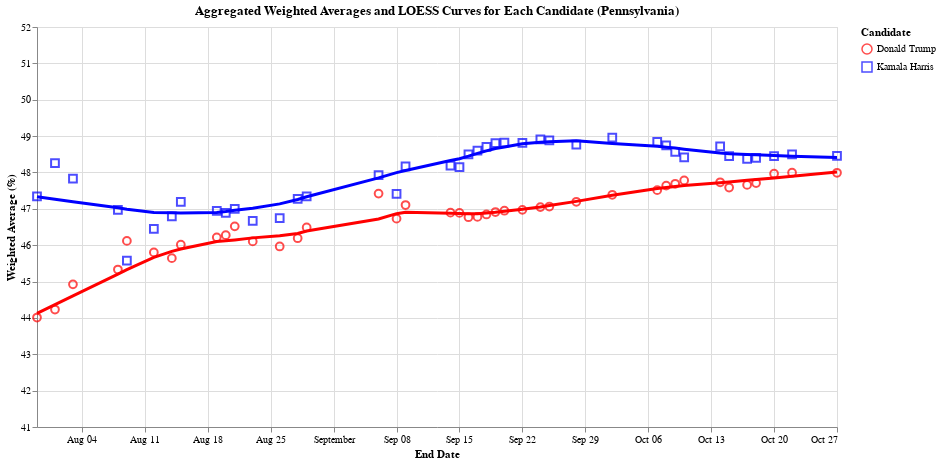

Notebook code for this chart:
### Code cell
import altair as alt

# Aggregating the average for groupby 'end_date' and 'candidate_name'
df_aggregated = df_weighted_averages.groupby(['end_date', 'candidate_name']).agg({
    'weighted_average_pct': 'mean'
}).reset_index().sort_values(by='end_date',ascending=False)
print('Pennsylvania')
print(df_aggregated.head(10))
# Define the custom color scale for the candidates
color_scale = alt.Scale(domain=['Kamala Harris', 'Donald Trump'], range=['blue', 'red'])

# Scatter plot with distinct shapes for each candidate
scatter = alt.Chart(df_aggregated).mark_point(size=60).encode(
    x=alt.X('end_date:T', title='End Date'),
    y=alt.Y('weighted_average_pct:Q', title='Weighted Average (%)', scale=alt.Scale(domain=[41, 52])),  # Restricted vertical axis
    color=alt.Color('candidate_name:N', scale=color_scale, title='Candidate'),  # Custom color scale for candidates
    shape=alt.Shape('candidate_name:N', title='Candidate'),  # Different shapes for each candidate
    tooltip=[alt.Tooltip('end_date:T', title='Date'), alt.Tooltip('candidate_name:N', title='Candidate'), alt.Tooltip('weighted_average_pct:Q', title='Weighted Average (%)')]
).properties(
    width=800,
    height=400
)

# LOESS smoothing for each candidate, applied to the aggregated data
loess = alt.Chart(df_aggregated).transform_loess(
    'end_date', 'weighted_average_pct', groupby=['candidate_name']
).mark_line(size=3).encode(
    x='end_date:T',
    y=alt.Y('weighted_average_pct:Q', title='Weighted Average (%)'),
    color=alt.Color('candidate_name:N', scale=color_scale, title='Candidate'),  # Custom color scale for candidates
    tooltip=[alt.Tooltip('candidate_name:N', title='Candidate'), alt.Tooltip('end_date:T', title='Date'), alt.Tooltip('weighted_average_pct:Q', title='Smoothed Average (%)')]
)

# Layer scatter plot and LOESS smoothing
final_chart = alt.layer(scatter, loess).properties(
    title="Aggregated Weighted Averages and LOESS Curves for Each Candidate (Pennsylvania)"
)

# Display the final chart
final_chart.display()

### Figure 1 — Vega-Lite specification as saved in the notebook (floating-point values rounded to 4 significant figures)
{"config": {"view": {"continuousWidth": 300, "continuousHeight": 300}}, "layer": [{"mark": {"type": "point", "size": 60}, "encoding": {"color": {"field": "candidate_name", "scale": {"domain": ["Kamala Harris", "Donald Trump"], "range": ["blue", "red"]}, "title": "Candidate", "type": "nominal"}, "shape": {"field": "candidate_name", "title": "Candidate", "type": "nominal"}, "tooltip": [{"field": "end_date", "title": "Date", "type": "temporal"}, {"field": "candidate_name", "title": "Candidate", "type": "nominal"}, {"field": "weighted_average_pct", "title": "Weighted Average (%)", "type": "quantitative"}], "x": {"field": "end_date", "title": "End Date", "type": "temporal"}, "y": {"field": "weighted_average_pct", "scale": {"domain": [41, 52]}, "title": "Weighted Average (%)", "type": "quantitative"}}}, {"mark": {"type": "line", "size": 3}, "encoding": {"color": {"field": "candidate_name", "scale": {"domain": ["Kamala Harris", "Donald Trump"], "range": ["blue", "red"]}, "title": "Candidate", "type": "nominal"}, "tooltip": [{"field": "candidate_name", "title": "Candidate", "type": "nominal"}, {"field": "end_date", "title": "Date", "type": "temporal"}, {"field": "weighted_average_pct", "title": "Smoothed Average (%)", "type": "quantitative"}], "x": {"field": "end_date", "type": "temporal"}, "y": {"field": "weighted_average_pct", "title": "Weighted Average (%)", "type": "quantitative"}}, "transform": [{"loess": "weighted_average_pct", "on": "end_date", "groupby": ["candidate_name"]}]}], "data": {"name": "data-a45ba1ce60f54f577bb845ae017ed8d3"}, "height": 400, "title": "Aggregated Weighted Averages and LOESS Curves for Each Candidate (Pennsylvania)", "width": 800, "$schema": "https://vega.github.io/schema/vega-lite/v5.20.1.json", "datasets": {"data-a45ba1ce60f54f577bb845ae017ed8d3": [{"end_date": "2024-10-27T00:00:00", "candidate_name": "Kamala Harris", "weighted_average_pct": 48.45}, {"end_date": "2024-10-27T00:00:00", "candidate_name": "Donald Trump", "weighted_average_pct": 47.99}, {"end_date": "2024-10-22T00:00:00", "candidate_name": "Kamala Harris", "weighted_average_pct": 48.5}, {"end_date": "2024-10-22T00:00:00", "candidate_name": "Donald Trump", "weighted_average_pct": 47.99}, {"end_date": "2024-10-20T00:00:00", "candidate_name": "Kamala Harris", "weighted_average_pct": 48.45}, {"end_date": "2024-10-20T00:00:00", "candidate_name": "Donald Trump", "weighted_average_pct": 47.97}, {"end_date": "2024-10-18T00:00:00", "candidate_name": "Kamala Harris", "weighted_average_pct": 48.4}, {"end_date": "2024-10-18T00:00:00", "candidate_name": "Donald Trump", "weighted_average_pct": 47.71}, {"end_date": "2024-10-17T00:00:00", "candidate_name": "Kamala Harris", "weighted_average_pct": 48.37}, {"end_date": "2024-10-17T00:00:00", "candidate_name": "Donald Trump", "weighted_average_pct": 47.66}, {"end_date": "2024-10-15T00:00:00", "candidate_name": "Kamala Harris", "weighted_average_pct": 48.45}, {"end_date": "2024-10-15T00:00:00", "candidate_name": "Donald Trump", "weighted_average_pct": 47.59}, {"end_date": "2024-10-14T00:00:00", "candidate_name": "Kamala Harris", "weighted_average_pct": 48.72}, {"end_date": "2024-10-14T00:00:00", "candidate_name": "Donald Trump", "weighted_average_pct": 47.73}, {"end_date": "2024-10-10T00:00:00", "candidate_name": "Kamala Harris", "weighted_average_pct": 48.42}, {"end_date": "2024-10-10T00:00:00", "candidate_name": "Donald Trump", "weighted_average_pct": 47.78}, {"end_date": "2024-10-09T00:00:00", "candidate_name": "Kamala Harris", "weighted_average_pct": 48.56}, {"end_date": "2024-10-09T00:00:00", "candidate_name": "Donald Trump", "weighted_average_pct": 47.69}, {"end_date": "2024-10-08T00:00:00", "candidate_name": "Kamala Harris", "weighted_average_pct": 48.74}, {"end_date": "2024-10-08T00:00:00", "candidate_name": "Donald Trump", "weighted_average_pct": 47.64}, {"end_date": "2024-10-07T00:00:00", "candidate_name": "Donald Trump", "weighted_average_pct": 47.51}, {"end_date": "2024-10-07T00:00:00", "candidate_name": "Kamala Harris", "weighted_average_pct": 48.84}, {"end_date": "2024-10-02T00:00:00", "candidate_name": "Kamala Harris", "weighted_average_pct": 48.96}, {"end_date": "2024-10-02T00:00:00", "candidate_name": "Donald Trump", "weighted_average_pct": 47.39}, {"end_date": "2024-09-28T00:00:00", "candidate_name": "Kamala Harris", "weighted_average_pct": 48.77}, {"end_date": "2024-09-28T00:00:00", "candidate_name": "Donald Trump", "weighted_average_pct": 47.19}, {"end_date": "2024-09-25T00:00:00", "candidate_name": "Kamala Harris", "weighted_average_pct": 48.88}, {"end_date": "2024-09-25T00:00:00", "candidate_name": "Donald Trump", "weighted_average_pct": 47.06}, {"end_date": "2024-09-24T00:00:00", "candidate_name": "Kamala Harris", "weighted_average_pct": 48.91}, {"end_date": "2024-09-24T00:00:00", "candidate_name": "Donald Trump", "weighted_average_pct": 47.05}, {"end_date": "2024-09-22T00:00:00", "candidate_name": "Donald Trump", "weighted_average_pct": 46.97}, {"end_date": "2024-09-22T00:00:00", "candidate_name": "Kamala Harris", "weighted_average_pct": 48.82}, {"end_date": "2024-09-20T00:00:00", "candidate_name": "Kamala Harris", "weighted_average_pct": 48.82}, {"end_date": "2024-09-20T00:00:00", "candidate_name": "Donald Trump", "weighted_average_pct": 46.95}, {"end_date": "2024-09-19T00:00:00", "candidate_name": "Kamala Harris", "weighted_average_pct": 48.8}, {"end_date": "2024-09-19T00:00:00", "candidate_name": "Donald Trump", "weighted_average_pct": 46.91}, {"end_date": "2024-09-18T00:00:00", "candidate_name": "Kamala Harris", "weighted_average_pct": 48.71}, {"end_date": "2024-09-18T00:00:00", "candidate_name": "Donald Trump", "weighted_average_pct": 46.84}, {"end_date": "2024-09-17T00:00:00", "candidate_name": "Donald Trump", "weighted_average_pct": 46.78}, {"end_date": "2024-09-17T00:00:00", "candidate_name": "Kamala Harris", "weighted_average_pct": 48.6}, {"end_date": "2024-09-16T00:00:00", "candidate_name": "Donald Trump", "weighted_average_pct": 46.77}, {"end_date": "2024-09-16T00:00:00", "candidate_name": "Kamala Harris", "weighted_average_pct": 48.5}, {"end_date": "2024-09-15T00:00:00", "candidate_name": "Kamala Harris", "weighted_average_pct": 48.15}, {"end_date": "2024-09-15T00:00:00", "candidate_name": "Donald Trump", "weighted_average_pct": 46.89}, {"end_date": "2024-09-14T00:00:00", "candidate_name": "Kamala Harris", "weighted_average_pct": 48.19}, {"end_date": "2024-09-14T00:00:00", "candidate_name": "Donald Trump", "weighted_average_pct": 46.89}, {"end_date": "2024-09-09T00:00:00", "candidate_name": "Kamala Harris", "weighted_average_pct": 48.16}, {"end_date": "2024-09-09T00:00:00", "candidate_name": "Donald Trump", "weighted_average_pct": 47.1}, {"end_date": "2024-09-08T00:00:00", "candidate_name": "Kamala Harris", "weighted_average_pct": 47.41}, {"end_date": "2024-09-08T00:00:00", "candidate_name": "Donald Trump", "weighted_average_pct": 46.73}, {"end_date": "2024-09-06T00:00:00", "candidate_name": "Donald Trump", "weighted_average_pct": 47.42}, {"end_date": "2024-09-06T00:00:00", "candidate_name": "Kamala Harris", "weighted_average_pct": 47.93}, {"end_date": "2024-08-29T00:00:00", "candidate_name": "Donald Trump", "weighted_average_pct": 46.49}, {"end_date": "2024-08-29T00:00:00", "candidate_name": "Kamala Harris", "weighted_average_pct": 47.34}, {"end_date": "2024-08-28T00:00:00", "candidate_name": "Kamala Harris", "weighted_average_pct": 47.28}, {"end_date": "2024-08-28T00:00:00", "candidate_name": "Donald Trump", "weighted_average_pct": 46.19}, {"end_date": "2024-08-26T00:00:00", "candidate_name": "Kamala Harris", "weighted_average_pct": 46.74}, {"end_date": "2024-08-26T00:00:00", "candidate_name": "Donald Trump", "weighted_average_pct": 45.96}, {"end_date": "2024-08-23T00:00:00", "candidate_name": "Kamala Harris", "weighted_average_pct": 46.67}, {"end_date": "2024-08-23T00:00:00", "candidate_name": "Donald Trump", "weighted_average_pct": 46.1}, {"end_date": "2024-08-21T00:00:00", "candidate_name": "Kamala Harris", "weighted_average_pct": 47.0}, {"end_date": "2024-08-21T00:00:00", "candidate_name": "Donald Trump", "weighted_average_pct": 46.52}, {"end_date": "2024-08-20T00:00:00", "candidate_name": "Donald Trump", "weighted_average_pct": 46.28}, {"end_date": "2024-08-20T00:00:00", "candidate_name": "Kamala Harris", "weighted_average_pct": 46.89}, {"end_date": "2024-08-19T00:00:00", "candidate_name": "Kamala Harris", "weighted_average_pct": 46.95}, {"end_date": "2024-08-19T00:00:00", "candidate_name": "Donald Trump", "weighted_average_pct": 46.22}, {"end_date": "2024-08-15T00:00:00", "candidate_name": "Kamala Harris", "weighted_average_pct": 47.19}, {"end_date": "2024-08-15T00:00:00", "candidate_name": "Donald Trump", "weighted_average_pct": 46.01}, {"end_date": "2024-08-14T00:00:00", "candidate_name": "Kamala Harris", "weighted_average_pct": 46.79}, {"end_date": "2024-08-14T00:00:00", "candidate_name": "Donald Trump", "weighted_average_pct": 45.64}, {"end_date": "2024-08-12T00:00:00", "candidate_name": "Kamala Harris", "weighted_average_pct": 46.45}, {"end_date": "2024-08-12T00:00:00", "candidate_name": "Donald Trump", "weighted_average_pct": 45.8}, {"end_date": "2024-08-09T00:00:00", "candidate_name": "Donald Trump", "weighted_average_pct": 46.12}, {"end_date": "2024-08-09T00:00:00", "candidate_name": "Kamala Harris", "weighted_average_pct": 45.58}, {"end_date": "2024-08-08T00:00:00", "candidate_name": "Kamala Harris", "weighted_average_pct": 46.97}, {"end_date": "2024-08-08T00:00:00", "candidate_name": "Donald Trump", "weighted_average_pct": 45.33}, {"end_date": "2024-08-03T00:00:00", "candidate_name": "Kamala Harris", "weighted_average_pct": 47.83}, {"end_date": "2024-08-03T00:00:00", "candidate_name": "Donald Trump", "weighted_average_pct": 44.92}, {"end_date": "2024-08-01T00:00:00", "candidate_name": "Kamala Harris", "weighted_average_pct": 48.25}, {"end_date": "2024-08-01T00:00:00", "candidate_name": "Donald Trump", "weighted_average_pct": 44.23}, {"end_date": "2024-07-30T00:00:00", "candidate_name": "Donald Trump", "weighted_average_pct": 44.01}, {"end_date": "2024-07-30T00:00:00", "candidate_name": "Kamala Harris", "weighted_average_pct": 47.34}, {"end_date": "2024-07-29T00:00:00", "candidate_name": "Donald Trump", "weighted_average_pct": null}, {"end_date": "2024-07-29T00:00:00", "candidate_name": "Kamala Harris", "weighted_average_pct": null}, {"end_date": "2024-07-28T00:00:00", "candidate_name": "Kamala Harris", "weighted_average_pct": null}, {"end_date": "2024-07-28T00:00:00", "candidate_name": "Donald Trump", "weighted_average_pct": null}]}}
